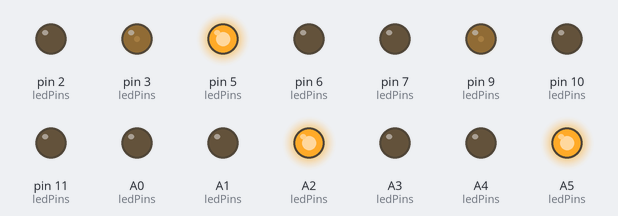
The sketch below on a simulated Arduino Uno, built with avr-gcc and run on an emulated ATmega328P. On the bench: output pins drawn as LEDs (lit = HIGH).

Above: at 0.1 s.
At 10.1 s:
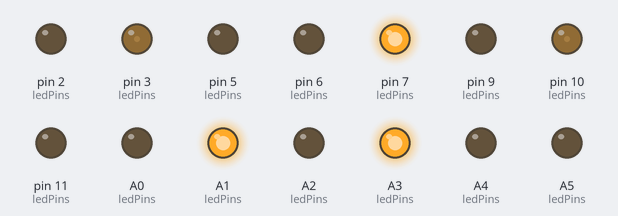
At 35.1 s:
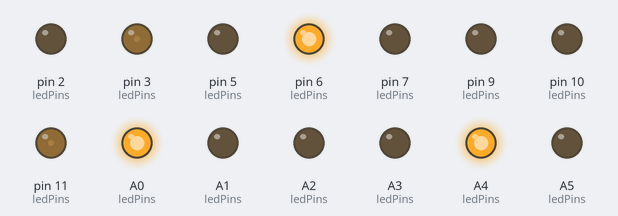
Timing chart, 0 to 36.6 s (numbered marks = the images above):
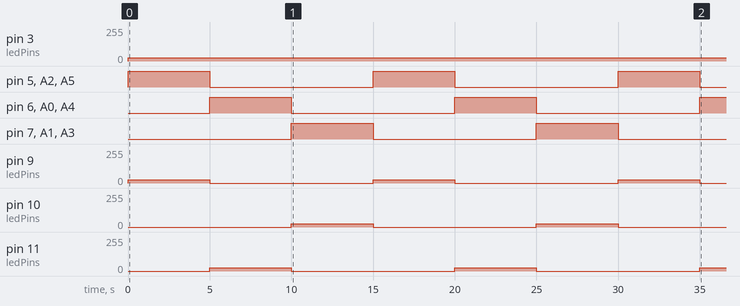

The sketch:

zumu_LEDS.ino
```cpp
// LED and color pin mapping:
// LED3: {2, 3, 4}    - Pins 2 = RED, 3 = GREEN, 4 = BLUE
// LED2: {9, 10, 11}  - Pins 9 = RED, 10 = GREEN, 11 = BLUE
// LED1: {5, 6, 7}    - Pins 5 = RED, 6 = GREEN, 7 = BLUE
// LED4: {A5, A4, A3} - Pins A5 = RED, A4 = GREEN, A3 = BLUE
// LED5: {A2, A1, A0} - Pins A2 = RED, A1 = GREEN, A0 = BLUE

const int ledPins[][3] = {
  {5, 6, 7},    // LED1
  {9, 10, 11},  // LED2
  {2, 3, 4},    // LED3
  {A5, A4, A3}, // LED4
  {A2, A1, A0}  // LED5
};

void setup() {
  // Initialize all LED pins as outputs and set them to LOW initially
  for (int i = 0; i < 5; i++) {
    for (int j = 0; j < 3; j++) {
      pinMode(ledPins[i][j], OUTPUT);
      digitalWrite(ledPins[i][j], LOW);
    }
  }
  Serial.begin(9600);
}

void loop() {
  // Group 1 arrays
  setLeds();
  analogWrite(5,255);
  analogWrite(9,25);
  analogWrite(3,25);
  digitalWrite(A5,HIGH);
  digitalWrite(A2,HIGH);
  delay(5000);

    // Group 1 arrays
  setLeds();
  analogWrite(6,255);
  analogWrite(11,25);
  analogWrite(3,25);
  digitalWrite(A4,HIGH);
  digitalWrite(A0,HIGH);
  delay(5000);

    // Group 1 arrays
  setLeds();
  digitalWrite(7,HIGH);
  analogWrite(10,25);
  analogWrite(3,25);
  digitalWrite(A3,HIGH);
  digitalWrite(A1,HIGH);
  delay(5000);

}


void setLeds() {

    // Set all LEDs to LOW
    for (int i = 0; i < 5; i++) {
      digitalWrite(ledPins[i][0], LOW); // Red off
      digitalWrite(ledPins[i][1], LOW); // Green off
      digitalWrite(ledPins[i][2], LOW); // Blue off
    }
}
```

Measured:
- by itself, pin 3 (ledPins): 0/255 → 25/255 at 0.00 s
- by itself, pin 9 (ledPins), pin 10 (ledPins), pin 11 (ledPins): alternates 25/255 for 5.0 s and 0/255 for 10.0 s
- by itself, pin 5 (ledPins), pin 6 (ledPins), pin 7 (ledPins), A0 (ledPins), A1 (ledPins), A2 (ledPins), A3 (ledPins), A4 (ledPins), A5 (ledPins): alternates HIGH for 5.0 s and LOW for 10.0 s
